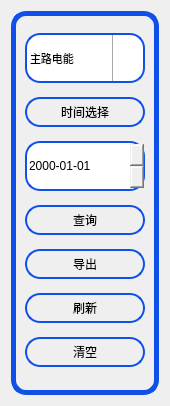
<?xml version="1.0" encoding="UTF-8"?>
<ui version="4.0">
 <class>LogBtnBar</class>
 <widget class="QWidget" name="LogBtnBar">
  <property name="geometry">
   <rect>
    <x>0</x>
    <y>0</y>
    <width>170</width>
    <height>406</height>
   </rect>
  </property>
  <property name="font">
   <font>
    <family>Ubuntu</family>
    <pointsize>8</pointsize>
    <italic>false</italic>
    <bold>false</bold>
   </font>
  </property>
  <property name="windowTitle">
   <string>Form</string>
  </property>
  <property name="styleSheet">
   <string notr="true">font: 8pt &quot;Ubuntu&quot;;</string>
  </property>
  <layout class="QVBoxLayout" name="verticalLayout_2">
   <item>
    <widget class="QGroupBox" name="groupBox">
     <property name="styleSheet">
      <string notr="true">QGroupBox{
border:5px solid rgb(15,80,232);
border-radius:15px
}
QPushButton{
border:2px solid rgb(15,80,232);
border-radius:15px
}
QDateEdit{
border:2px solid rgb(15,80,232);
border-radius:15px
}</string>
     </property>
     <property name="title">
      <string/>
     </property>
     <property name="flat">
      <bool>false</bool>
     </property>
     <layout class="QVBoxLayout" name="verticalLayout">
      <item>
       <widget class="QComboBox" name="comboBox">
        <property name="maximumSize">
         <size>
          <width>16777215</width>
          <height>50</height>
         </size>
        </property>
        <property name="font">
         <font>
          <family>Ubuntu</family>
          <pointsize>8</pointsize>
          <italic>false</italic>
          <bold>false</bold>
         </font>
        </property>
        <property name="focusPolicy">
         <enum>Qt::NoFocus</enum>
        </property>
        <property name="styleSheet">
         <string notr="true">QComboBox{
border:2px solid rgb(15,80,232);
border-radius:15px;
font: 8pt &quot;Ubuntu&quot;;
}
QComboBox::drop-down{
subcontrol-origin:padding;
subcontrol-position:top right;
width:30px;
border-left-width:1px;
border-left-color:darkgray;
border-left-style:solid;
border-top-right-radius:3px;
border-bottom-right-radius:3px;
}
QComboBox::down-arrow{
image: url(:/new/prefix1/image/down.png);
}</string>
        </property>
        <property name="iconSize">
         <size>
          <width>16</width>
          <height>16</height>
         </size>
        </property>
        <item>
         <property name="text">
          <string>主路电能</string>
         </property>
        </item>
        <item>
         <property name="text">
          <string>支路电能</string>
         </property>
        </item>
        <item>
         <property name="text">
          <string>告警日志</string>
         </property>
        </item>
       </widget>
      </item>
      <item>
       <widget class="QPushButton" name="dateBtn">
        <property name="maximumSize">
         <size>
          <width>16777215</width>
          <height>30</height>
         </size>
        </property>
        <property name="styleSheet">
         <string notr="true"/>
        </property>
        <property name="text">
         <string>时间选择</string>
        </property>
       </widget>
      </item>
      <item>
       <widget class="QDateEdit" name="dateEdit">
        <property name="maximumSize">
         <size>
          <width>16777215</width>
          <height>50</height>
         </size>
        </property>
        <property name="styleSheet">
         <string notr="true">QDateEdit::up-button
{
	width: 30px;
	height: 25px;
	border-left-width:1px;
	border-left-color:darkgray;
	border-left-style:solid;
	border-top-right-radius:3px;
	image: url(:/new/prefix1/image/up.png);
}

QDateEdit::down-button
{
	width: 30px;
	height: 25px;
	border-left-width:1px;
	border-left-color:darkgray;
	border-left-style:solid;	
	border-bottom-right-radius:3px;
	image: url(:/new/prefix1/image/down.png);
}
</string>
        </property>
        <property name="displayFormat">
         <string>yyyy-MM-dd</string>
        </property>
       </widget>
      </item>
      <item>
       <widget class="QPushButton" name="queryBtn">
        <property name="maximumSize">
         <size>
          <width>16777215</width>
          <height>30</height>
         </size>
        </property>
        <property name="styleSheet">
         <string notr="true"/>
        </property>
        <property name="text">
         <string>查询</string>
        </property>
       </widget>
      </item>
      <item>
       <widget class="QPushButton" name="exportBtn">
        <property name="maximumSize">
         <size>
          <width>16777215</width>
          <height>30</height>
         </size>
        </property>
        <property name="styleSheet">
         <string notr="true"/>
        </property>
        <property name="text">
         <string>导出</string>
        </property>
       </widget>
      </item>
      <item>
       <widget class="QPushButton" name="refreshBtn">
        <property name="maximumSize">
         <size>
          <width>16777215</width>
          <height>30</height>
         </size>
        </property>
        <property name="styleSheet">
         <string notr="true"/>
        </property>
        <property name="text">
         <string>刷新</string>
        </property>
       </widget>
      </item>
      <item>
       <widget class="QPushButton" name="clearBtn">
        <property name="maximumSize">
         <size>
          <width>16777215</width>
          <height>30</height>
         </size>
        </property>
        <property name="styleSheet">
         <string notr="true"/>
        </property>
        <property name="text">
         <string>清空</string>
        </property>
       </widget>
      </item>
     </layout>
    </widget>
   </item>
  </layout>
 </widget>
 <resources/>
 <connections/>
</ui>
